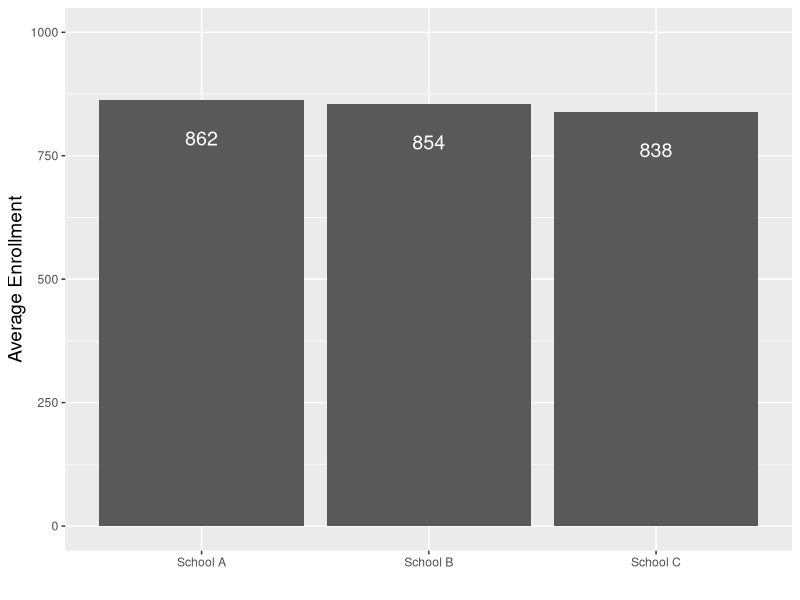
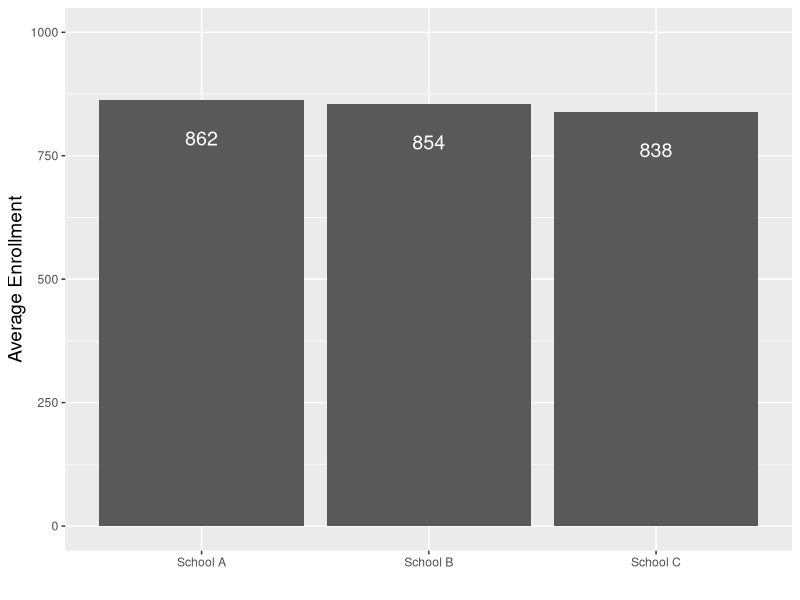

Write R code to recreate these figures, in order.

# Load packages -----------------------------------------------------------
set.seed(538)
library(tidyverse)


# Build dataset -----------------------------------------------------------

enrollment <- tibble(school = c(rep("School A", 5),
                               rep("School B", 5),
                               rep("School C", 5)), 
                      year = c("2015", "2016", "2017", "2018", "2019", 
                               "2015", "2016", "2017", "2018", "2019", 
                               "2015", "2016", "2017", "2018", "2019"), 
                      enr = sample(800:900, 15, replace = TRUE))

schools <- enrollment |> 
  group_by(school) |> 
  summarize(mean_enrollment = round(mean(enr))) 

# Plot --------------------------------------------------------------------

ggplot(data = schools, aes(x = school, y = mean_enrollment)) + 
  scale_y_continuous(limits = c(0, 1000)) + 
  geom_bar(stat = "identity") + 
  geom_text(aes(label = mean_enrollment), 
            color = "white", size = 5, hjust = 0.5, vjust = 3) +
  labs(#title = "Figure 5.1: Average Enrollment Over Last Five Years", 
       #subtitle = "Example of a bar chart", 
       #caption = "This is not real data", 
       x = "", 
       y = "Average Enrollment") + 
  theme(plot.title = element_text(size = rel(1.5)), 
        plot.subtitle = element_text(size = rel(1.25)), 
        plot.caption = element_text(size = rel(1.25)), 
        axis.title = element_text(size = rel(1.25)))

ggsave("output/figure_5_1.png", width = 9600, height = 6000, units = "px", dpi = 1200)